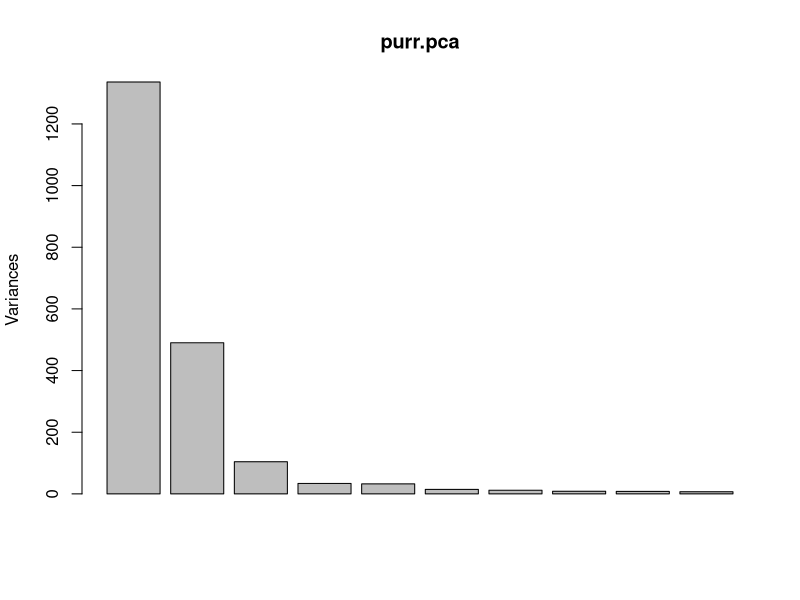

The R source for this figure:
options(max.print=1000)
#PCA
data = read.table("data.csv", sep=",", header=TRUE)
# log transform 
J <- scale(data[,10])
scaled.INST2 <- scale(data[,11:2161])

scaled.data <- data[,1:9];
scaled.data <- cbind(scaled.data, J)
scaled.data <- cbind(scaled.data, scaled.INST2)

##analyze 1
log.purr <- scaled.data[, 10:2161]
purr.species <- data[, 5]

# apply PCA - scale. = TRUE is highly 
# advisable, but default is FALSE. 
purr.pca <- prcomp(log.purr,
                 center = TRUE,
                 scale. = TRUE)

print(purr.pca)
plot(purr.pca)
summary(purr.pca)
# Predict PCs
predict(purr.pca, newdata=tail(log.purr, 2))
